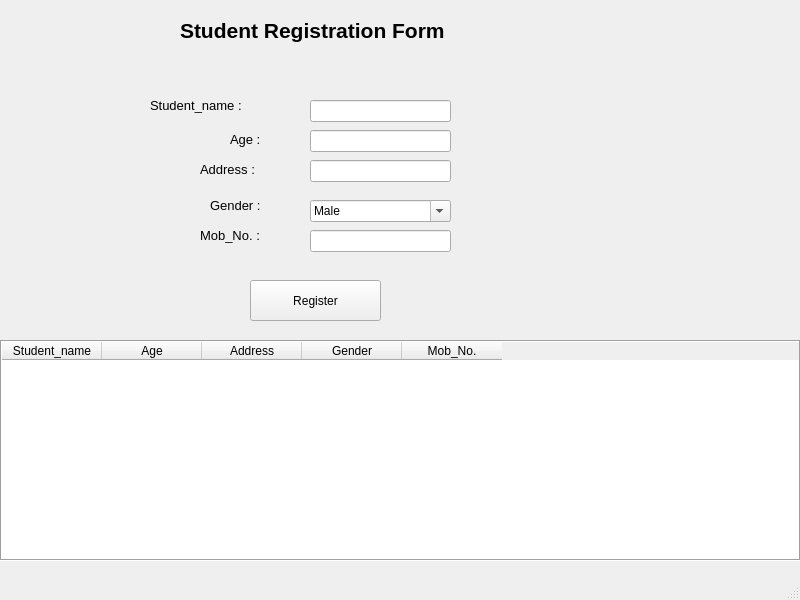
<?xml version="1.0" encoding="UTF-8"?>
<ui version="4.0">
 <class>MainWindow</class>
 <widget class="QMainWindow" name="MainWindow">
  <property name="geometry">
   <rect>
    <x>0</x>
    <y>0</y>
    <width>800</width>
    <height>600</height>
   </rect>
  </property>
  <property name="windowTitle">
   <string>MainWindow</string>
  </property>
  <property name="toolButtonStyle">
   <enum>Qt::ToolButtonIconOnly</enum>
  </property>
  <widget class="QWidget" name="centralwidget">
   <widget class="QPushButton" name="pushButton_2">
    <property name="geometry">
     <rect>
      <x>250</x>
      <y>280</y>
      <width>131</width>
      <height>41</height>
     </rect>
    </property>
    <property name="text">
     <string>Register</string>
    </property>
    <property name="iconSize">
     <size>
      <width>20</width>
      <height>20</height>
     </size>
    </property>
   </widget>
   <widget class="QLabel" name="label">
    <property name="geometry">
     <rect>
      <x>150</x>
      <y>90</y>
      <width>131</width>
      <height>31</height>
     </rect>
    </property>
    <property name="text">
     <string>&lt;html&gt;&lt;head/&gt;&lt;body&gt;&lt;p&gt;&lt;span style=&quot; font-size:10pt;&quot;&gt;Student_name :&lt;/span&gt;&lt;/p&gt;&lt;/body&gt;&lt;/html&gt;</string>
    </property>
   </widget>
   <widget class="QLabel" name="label_2">
    <property name="geometry">
     <rect>
      <x>230</x>
      <y>130</y>
      <width>91</width>
      <height>20</height>
     </rect>
    </property>
    <property name="text">
     <string>&lt;html&gt;&lt;head/&gt;&lt;body&gt;&lt;p&gt;&lt;span style=&quot; font-size:10pt;&quot;&gt;Age :&lt;/span&gt;&lt;/p&gt;&lt;/body&gt;&lt;/html&gt;</string>
    </property>
   </widget>
   <widget class="QLabel" name="label_3">
    <property name="geometry">
     <rect>
      <x>200</x>
      <y>160</y>
      <width>91</width>
      <height>20</height>
     </rect>
    </property>
    <property name="text">
     <string>&lt;html&gt;&lt;head/&gt;&lt;body&gt;&lt;p&gt;&lt;span style=&quot; font-size:10pt;&quot;&gt;Address :&lt;/span&gt;&lt;/p&gt;&lt;/body&gt;&lt;/html&gt;</string>
    </property>
   </widget>
   <widget class="QLineEdit" name="lineEdit">
    <property name="geometry">
     <rect>
      <x>310</x>
      <y>100</y>
      <width>141</width>
      <height>22</height>
     </rect>
    </property>
   </widget>
   <widget class="QLineEdit" name="lineEdit_2">
    <property name="geometry">
     <rect>
      <x>310</x>
      <y>130</y>
      <width>141</width>
      <height>22</height>
     </rect>
    </property>
   </widget>
   <widget class="QLineEdit" name="lineEdit_3">
    <property name="geometry">
     <rect>
      <x>310</x>
      <y>160</y>
      <width>141</width>
      <height>22</height>
     </rect>
    </property>
   </widget>
   <widget class="QLabel" name="label_4">
    <property name="geometry">
     <rect>
      <x>180</x>
      <y>0</y>
      <width>381</width>
      <height>61</height>
     </rect>
    </property>
    <property name="text">
     <string>&lt;html&gt;&lt;head/&gt;&lt;body&gt;&lt;p&gt;&lt;span style=&quot; font-size:16pt; font-weight:600;&quot;&gt;Student Registration Form&lt;/span&gt;&lt;/p&gt;&lt;/body&gt;&lt;/html&gt;</string>
    </property>
   </widget>
   <widget class="QLabel" name="label_5">
    <property name="geometry">
     <rect>
      <x>210</x>
      <y>190</y>
      <width>71</width>
      <height>31</height>
     </rect>
    </property>
    <property name="text">
     <string>&lt;html&gt;&lt;head/&gt;&lt;body&gt;&lt;p&gt;&lt;span style=&quot; font-size:10pt;&quot;&gt;Gender :&lt;/span&gt;&lt;/p&gt;&lt;/body&gt;&lt;/html&gt;</string>
    </property>
   </widget>
   <widget class="QLabel" name="label_6">
    <property name="geometry">
     <rect>
      <x>200</x>
      <y>220</y>
      <width>101</width>
      <height>31</height>
     </rect>
    </property>
    <property name="text">
     <string>&lt;html&gt;&lt;head/&gt;&lt;body&gt;&lt;p&gt;&lt;span style=&quot; font-size:10pt;&quot;&gt;Mob_No. :&lt;/span&gt;&lt;/p&gt;&lt;/body&gt;&lt;/html&gt;</string>
    </property>
   </widget>
   <widget class="QLineEdit" name="lineEdit_4">
    <property name="geometry">
     <rect>
      <x>310</x>
      <y>230</y>
      <width>141</width>
      <height>22</height>
     </rect>
    </property>
   </widget>
   <widget class="QTableWidget" name="tableWidget">
    <property name="geometry">
     <rect>
      <x>0</x>
      <y>340</y>
      <width>801</width>
      <height>221</height>
     </rect>
    </property>
    <property name="frameShape">
     <enum>QFrame::Box</enum>
    </property>
    <property name="gridStyle">
     <enum>Qt::DashLine</enum>
    </property>
    <property name="columnCount">
     <number>5</number>
    </property>
    <column>
     <property name="text">
      <string>Student_name</string>
     </property>
    </column>
    <column>
     <property name="text">
      <string>Age</string>
     </property>
    </column>
    <column>
     <property name="text">
      <string>Address</string>
     </property>
    </column>
    <column>
     <property name="text">
      <string>Gender</string>
     </property>
    </column>
    <column>
     <property name="text">
      <string>Mob_No.</string>
     </property>
    </column>
   </widget>
   <widget class="QComboBox" name="comboBox">
    <property name="geometry">
     <rect>
      <x>310</x>
      <y>200</y>
      <width>141</width>
      <height>22</height>
     </rect>
    </property>
    <property name="editable">
     <bool>true</bool>
    </property>
    <item>
     <property name="text">
      <string>Male</string>
     </property>
    </item>
    <item>
     <property name="text">
      <string>Female</string>
     </property>
    </item>
    <item>
     <property name="text">
      <string>Other</string>
     </property>
    </item>
   </widget>
  </widget>
  <widget class="QMenuBar" name="menubar">
   <property name="geometry">
    <rect>
     <x>0</x>
     <y>0</y>
     <width>800</width>
     <height>26</height>
    </rect>
   </property>
  </widget>
  <widget class="QStatusBar" name="statusbar"/>
 </widget>
 <resources/>
 <connections/>
</ui>
